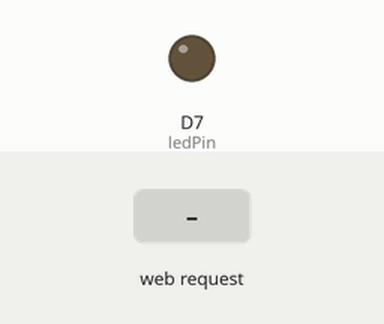
This sketch was run on a simulated ESP8266 (NodeMCU). Parts: output pins drawn as LEDs (lit = HIGH). Inputs (shaded band) come from the test bench. WiFi joins after 1.5 s; servers stay silent unless stated; what the sketch prints to the serial monitor is not drawn.

Above: at 2.7 s.
2.8 s: HTTP request GET /LED=ON received
At 3.5 s:
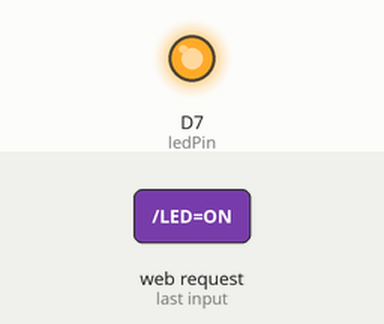
4.3 s: HTTP request GET /LED=OFF received
At 4.6 s:
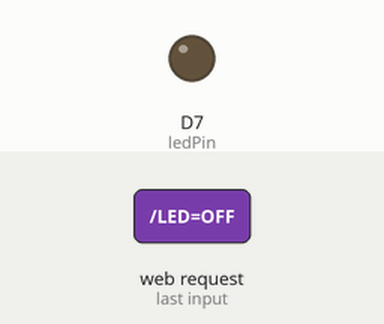
Timing chart, 0 to 7.3 s (numbered marks = the images above; inputs shaded):
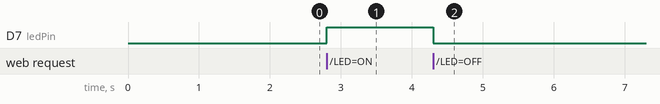

The sketch:

WIFI_relay_switch.ino
```cpp
#include <ESP8266WiFi.h>

const char* ssid = "spri";
const char* senha = "zarelhounido";

/* Pinos da ESP8266
 * Quando o NODEMCU é escolhido como placa, as variáveis D0...D10 já estão configuradas
 * basta us=a-las no código, não precisa declarar novamente
   D0   = 16;
   D1   =  5;
   D2   =  4;
   D3   =  0;
   D4   =  2;
   D5   = 14;
   D6   = 12;
   D7   = 13;
   D8   = 15;
   D9   =  3;
   D10  =  1;
*/
int ledPin = D7;
WiFiServer server(80);

void setup() {
  Serial.begin(115200);
  delay(10);
  pinMode(ledPin, OUTPUT);
  digitalWrite(ledPin, LOW);
  Serial.print("Conectando a rede:");
  Serial.println(ssid);
  WiFi.begin(ssid, senha);

  while (WiFi.status() != WL_CONNECTED){
    delay(500);
    Serial.print(".");
  }
  Serial.println("WiFi conectado");
  server.begin();
  Serial.println("Servidor Iniciado");

  Serial.print("Use esta URL:");
  Serial.print("http://");
  Serial.print(WiFi.localIP());
  Serial.println("/");

}

void loop() {
  WiFiClient cliente = server.available();
  if(!cliente){
    return;
  }
  Serial.println("Novo cliente");
  while(!cliente.available()){
    delay(1);
  }
  String requisicao = cliente.readStringUntil('\r');
  Serial.println(requisicao);
  cliente.flush();

  int status = LOW;
  if( requisicao.indexOf("/LED=ON") !=-1){
    status = HIGH;
  }
  if(requisicao.indexOf("/LED=OFF") != -1){
   status = LOW;
  }
  Serial.print("status:");
  Serial.println(status);
  digitalWrite(ledPin, status);

  cliente.println("HTTP/1.1 200 OK");
  cliente.println("Content-Type:text/html");
  cliente.println("");
  cliente.println("<!DOCTYPE HTML>");
  cliente.println("<html>");

  cliente.println("<br><br>");
  cliente.println("<a href=\"/LED=ON\"\"><button> Ligar </button></a>");
  cliente.println("<a href=\"/LED=OFF\"\"><button> Desligar </button></a><br/>");
  cliente.println("</html>");
  delay(1);
}
```

Measured:
- after the input at 2.8 s, D7 (ledPin): LOW → HIGH at once
- after the input at 4.3 s, D7 (ledPin): HIGH → LOW at once
